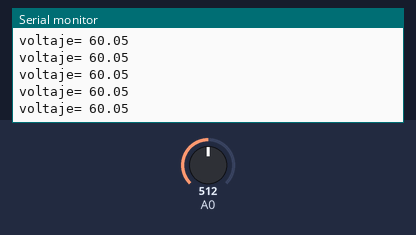
A sketch run on a simulated Arduino Uno, built with avr-gcc and run on an emulated ATmega328P. On the bench: the last lines printed to the serial monitor. Inputs (shaded band) come from the test bench; at power-on: A0 = 512.

Above: at 1.2 s.
1.3 s: A0 set to 846
At 2.4 s:
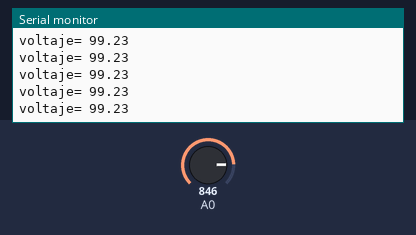
4.3 s: A0 set to 863
At 5.4 s:
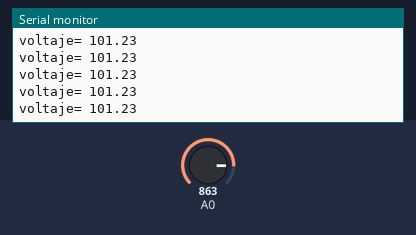
Timing chart, 0 to 7.3 s (numbered marks = the images above; inputs shaded):
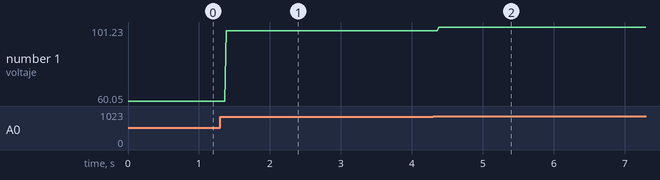

Measured:
- after the input at 1.3 s, the serial monitor: prints a new line after 0.08 s (image 1)
- after the input at 4.3 s, the serial monitor: prints a new line after 0.08 s (image 2)
- plotted number 1: 60.05 → 99.23 after the input at 1.3 s, 99.23 → 101.23 after the input at 4.3 s

The sketch:

convertidor_y_lector_V.ino
```cpp
float voltaje;
void setup()
{
  Serial.begin(9600);
}
void loop()
{
  voltaje=analogRead(0);
  voltaje=map(voltaje,0,1023,0,12000);
  voltaje=voltaje/100;
  Serial.print("voltaje= ");
  Serial.println(voltaje);
}
```
